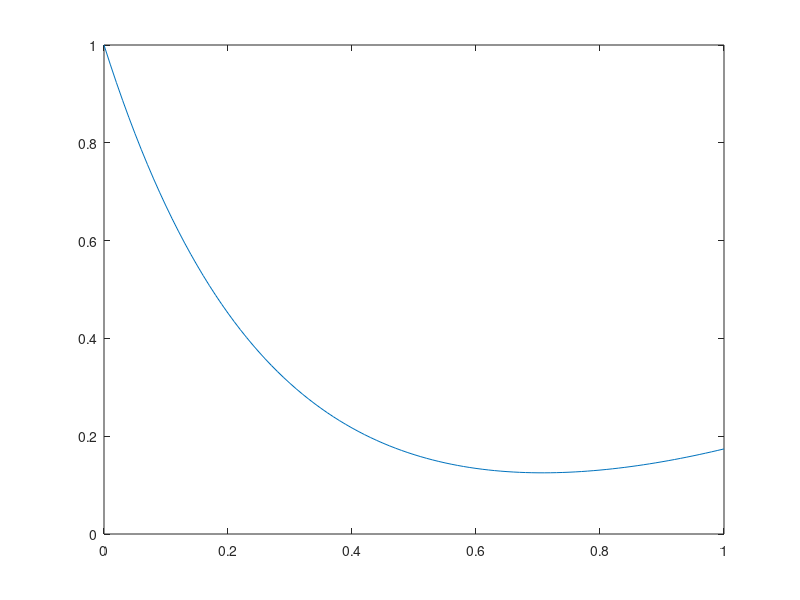

Recreate this plot in MATLAB.
function main
    clc

    % For a different problem define a different fexp
    [xsol, ysol] = taylor(0,1,@fexp,1,0.01);
    plot(xsol,ysol);
end

function [xsol, ysol] = taylor(x,y,fexp,xstop,h)
    
    if size(y,1) > 1
        y = y';
    end
    
    xsol = zeros(2,1);
    ysol = zeros(2,length(y));
    xsol(1,1) = x;
    ysol(1,:) = y;
    k = 1;
    while x < xstop
        h = min(h,(xstop-x));
        d = feval(fexp,x,y);
        hh = 1;
        for j = 1:4                     % For nth order solution do j = 1:n and define derivate dy and y upto nth derivative
           hh = hh*h/j;
           y = y + d(j,:)*hh;
        end
        
        x = x+h;
        k = k+1;
        xsol(k,1) = x;
        ysol(k,:) = y;
    end
    
end

function d = fexp(x,y)
   d = [
       x^2-4*y;
       2*x-4*x^2+16*y;
       2-8*x+16*x^2-64*y;
       -8+32*x-64*x^2+256*y; 
       ];
end